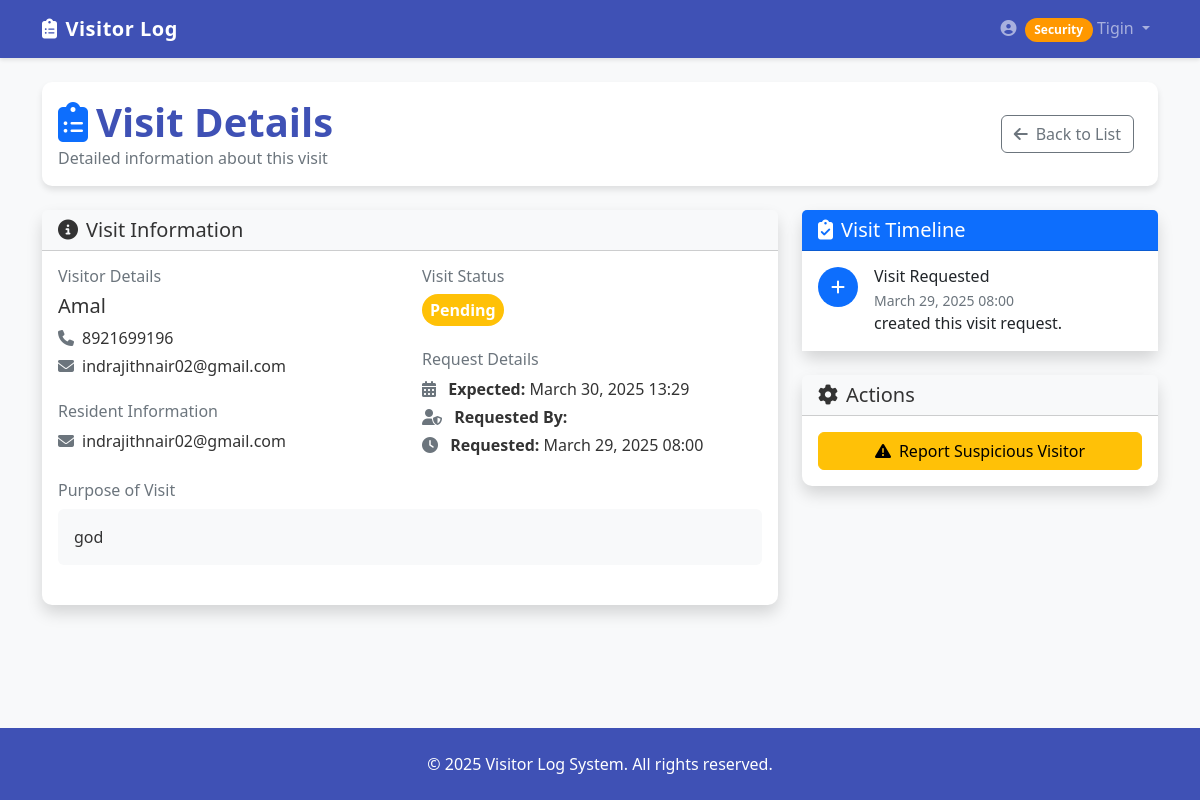
The page /visits/detail/5/ (signed in) on the database as committed earlier.
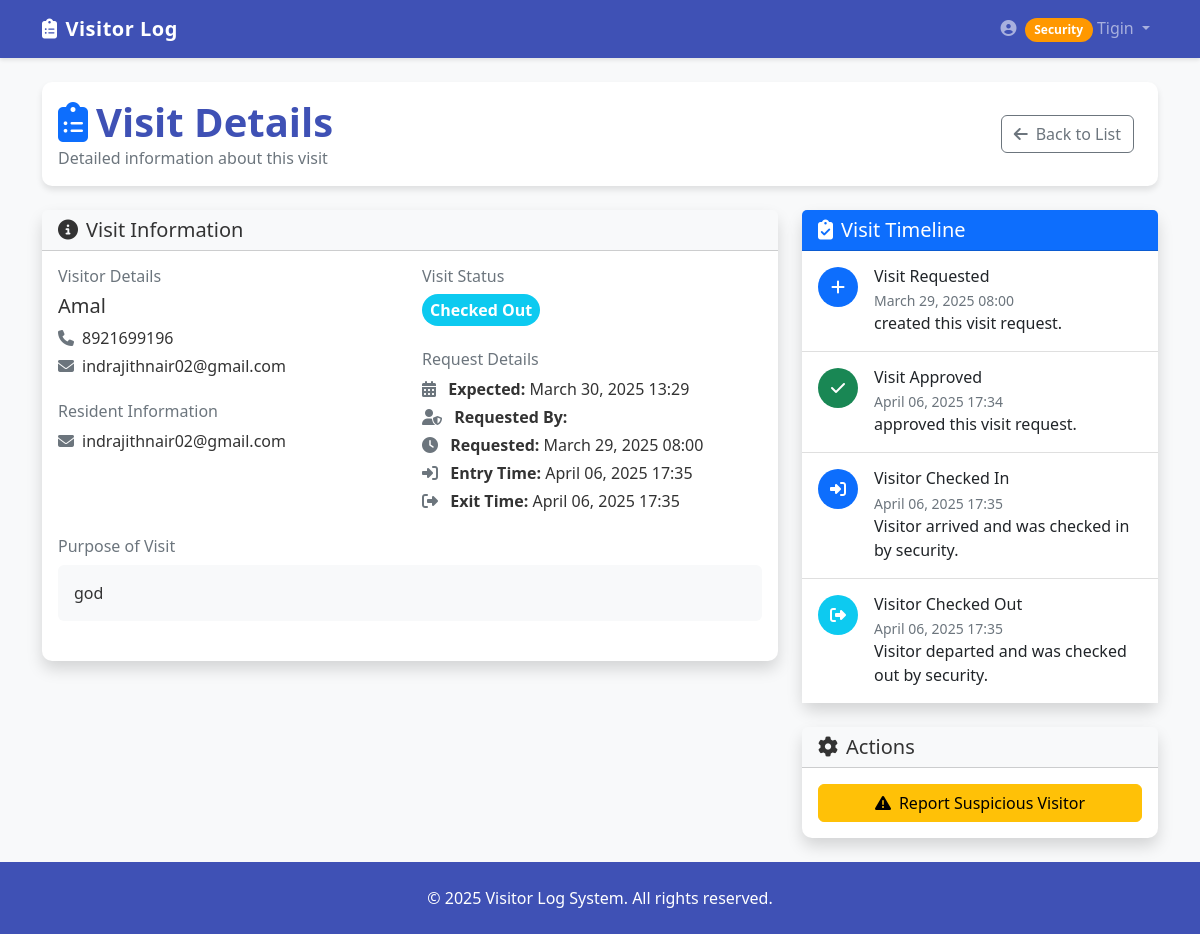
The same page on the database as committed later.
### visits/models.py (models this page shows, shortened)
class Visit(models.Model):
    STATUS_CHOICES = (
        ('PENDING', 'Pending'),
        ('APPROVED', 'Approved'),
        ('REJECTED', 'Rejected'),
        ('CHECKED_IN', 'Checked In'),
        ('CHECKED_OUT', 'Checked Out'),
        ('CANCELLED', 'Cancelled'),
    )
    resident = models.ForeignKey(
        settings.AUTH_USER_MODEL,
        on_delete=models.CASCADE,
        related_name='resident_visits',
        limit_choices_to={'role': 'RESIDENT'}
    )
    visitor_name = models.CharField(max_length=100)
    visitor_phone = models.CharField(max_length=20, blank=True, null=True)
    visitor_email = models.EmailField(blank=True, null=True)
    purpose = models.CharField(max_length=200)
    status = models.CharField(max_length=20, choices=STATUS_CHOICES, default='PENDING')
    requested_by = models.ForeignKey(
        settings.AUTH_USER_MODEL,
        on_delete=models.CASCADE,
        related_name='requested_visits',
        limit_choices_to={'role': 'SECURITY'},
        null=True,  # Make this field optional to fix the issue
        blank=True
    )
    requested_at = models.DateTimeField(auto_now_add=True)
    expected_arrival = models.DateTimeField(null=True, blank=True)
    entry_time = models.DateTimeField(null=True, blank=True)
    exit_time = models.DateTimeField(null=True, blank=True)
    approval_time = models.DateTimeField(null=True, blank=True)
    rejection_reason = models.TextField(blank=True, null=True)
    notes = models.TextField(blank=True, null=True)
    class Meta:
        ordering = ['-requested_at']

### users/models.py (models this page shows, shortened)
class CustomUser(AbstractUser):
    class Role(models.TextChoices):
        ADMIN = 'ADMIN', 'Admin'
        RESIDENT = 'RESIDENT', 'Resident'
        SECURITY = 'SECURITY', 'Security'
    role = models.CharField(
        max_length=10,
        choices=Role.choices,
        default=Role.RESIDENT
    )

### users/views.py (the view)
        def wrapper(request, *args, **kwargs):
            if request.user.is_authenticated and request.user.role in allowed_roles:
                return view_func(request, *args, **kwargs)
            messages.error(request, 'You do not have permission to access this page.')
            return redirect('dashboard')

### users/views.py (called while the page is built)
def role_required(allowed_roles):
    def decorator(view_func):
        def wrapper(request, *args, **kwargs):
            if request.user.is_authenticated and request.user.role in allowed_roles:
                return view_func(request, *args, **kwargs)
            messages.error(request, 'You do not have permission to access this page.')
            return redirect('dashboard')
        return wrapper
    return decorator

### visits/views.py (called while the page is built)
@login_required
@role_required(['SECURITY'])
def visit_detail(request, pk):
    visit = get_object_or_404(Visit, pk=pk)
    return render(request, 'visits/visit_detail.html', {
        'visit': visit,
        'title': f'Visit: {visit.visitor_name}'
    })

### visits/templates/visits/visit_detail.html (shortened to what the changed rows need)
{% extends "base.html" %}
{% load static %}
{% block content %}
<div class="container">
    <div class="row mb-4">
        <div class="col-12">
            <div class="card">
                <div class="card-body d-flex justify-content-between align-items-center">
                    <div>
                        <h1 class="card-title mb-0">
                            <i class="fas fa-clipboard-list text-primary me-2"></i>Visit Details
                        </h1>
                    </div>
                </div>
            </div>
        </div>
    </div>
    <div class="row">
        <div class="col-md-8">
            <div class="card shadow mb-4">
                <div class="card-body">
                    <div class="row">
                        <div class="col-md-6">
                            <div class="mb-4">
                                <h6 class="text-muted mb-2">Visitor Details</h6>
                                <h5>{{ visit.visitor_name }}</h5>
                                {% if visit.visitor_phone %}
                                    <p class="mb-1">
                                        <i class="fas fa-phone text-secondary me-2"></i>{{ visit.visitor_phone }}
                                    </p>
                                {% endif %}
                                {% if visit.visitor_email %}
                                    <p class="mb-1">
                                        <i class="fas fa-envelope text-secondary me-2"></i>{{ visit.visitor_email }}
                                    </p>
                                {% endif %}
                            </div>
                            <div class="mb-4">
                                <h6 class="text-muted mb-2">Resident Information</h6>
                                <p class="mb-1">
                                    <i class="fas fa-envelope text-secondary me-2"></i>{{ visit.resident.email }}
                                </p>
                            </div>
                        </div>
                        <div class="col-md-6">
                            <div class="mb-4">
                                <div class="d-flex align-items-center">
                                    {% if visit.status == 'PENDING' %}
                                        <div class="badge bg-warning p-2 fs-6">Pending</div>
                                    {% elif visit.status == 'APPROVED' %}
                                        <div class="badge bg-success p-2 fs-6">Approved</div>
                                    {% elif visit.status == 'REJECTED' %}
                                        <div class="badge bg-danger p-2 fs-6">Rejected</div>
                                    {% elif visit.status == 'CHECKED_IN' %}
                                        <div class="badge bg-primary p-2 fs-6">Checked In</div>
                                    {% elif visit.status == 'CHECKED_OUT' %}
                                        <div class="badge bg-info p-2 fs-6">Checked Out</div>
                                    {% elif visit.status == 'CANCELLED' %}
                                        <div class="badge bg-secondary p-2 fs-6">Cancelled</div>
                                    {% endif %}
                                </div>
                            </div>
                            <div class="mb-4">
                                <h6 class="text-muted mb-2">Request Details</h6>
                                <p class="mb-1">
                                    <i class="fas fa-calendar-alt text-secondary me-2"></i>
                                    <strong>Expected:</strong>
                                    {{ visit.expected_arrival|date:"F d, Y H:i" }}
                                </p>
                                <p class="mb-1">
                                    <i class="fas fa-user-shield text-secondary me-2"></i>
                                    <strong>Requested By:</strong>
                                </p>
                                <p class="mb-1">
                                    <i class="fas fa-clock text-secondary me-2"></i>
                                    <strong>Requested:</strong>
                                    {{ visit.requested_at|date:"F d, Y H:i" }}
                                </p>
                                {% if visit.entry_time %}
                                    <p class="mb-1">
                                        <i class="fas fa-sign-in-alt text-secondary me-2"></i>
                                        <strong>Entry Time:</strong>
                                        {{ visit.entry_time|date:"F d, Y H:i" }}
                                    </p>
                                {% endif %}
                                {% if visit.exit_time %}
                                    <p class="mb-1">
                                        <i class="fas fa-sign-out-alt text-secondary me-2"></i>
                                        <strong>Exit Time:</strong>
                                        {{ visit.exit_time|date:"F d, Y H:i" }}
                                    </p>
                                {% endif %}
                            </div>
                        </div>
                    </div>
                    <div class="mb-4">
                        <h6 class="text-muted mb-2">Purpose of Visit</h6>
                        <div class="p-3 bg-light rounded">{{ visit.purpose }}</div>
                    </div>
                </div>
            </div>
        </div>
        <div class="col-md-4">
            <div class="card shadow mb-4">
                <div class="card-body p-0">
                    <ul class="list-group list-group-flush">
                        <li class="list-group-item py-3">
                            <div class="d-flex">
                                <div class="ms-3">
                                    <h6 class="mb-1">Visit Requested</h6>
                                    <p class="text-muted mb-0 small">{{ visit.requested_at|date:"F d, Y H:i" }}</p>
                                    <p class="mb-0">{{ visit.requested_by.get_full_name }} created this visit request.</p>
                                </div>
                            </div>
                        </li>
                        {% if visit.status != 'PENDING' %}
                            <li class="list-group-item py-3">
                                <div class="d-flex">
                                    <div class="timeline-icon {% if visit.status == 'APPROVED' or visit.status == 'CHECKED_IN' or visit.status == 'CHECKED_OUT' %}bg-success{% else %}bg-danger{% endif %} text-white">
                                        <i class="fas {% if visit.status == 'APPROVED' or visit.status == 'CHECKED_IN' or visit.status == 'CHECKED_OUT' %}fa-check{% else %}fa-times{% endif %}"></i>
                                    </div>
                                    <div class="ms-3">
                                        <h6 class="mb-1">Visit {% if visit.status == 'APPROVED' or visit.status == 'CHECKED_IN' or visit.status == 'CHECKED_OUT' %}Approved{% else %}Rejected{% endif %}</h6>
                                        <p class="text-muted mb-0 small">{{ visit.approval_time|date:"F d, Y H:i" }}</p>
                                        <p class="mb-0">{{ visit.resident.get_full_name }} {% if visit.status == 'APPROVED' or visit.status == 'CHECKED_IN' or visit.status == 'CHECKED_OUT' %}approved{% else %}rejected{% endif %} this visit request.</p>
                                    </div>
                                </div>
                            </li>
                        {% endif %}
                        {% if visit.entry_time %}
                            <li class="list-group-item py-3">
                                <div class="d-flex">
                                    <div class="timeline-icon bg-primary text-white">
                                        <i class="fas fa-sign-in-alt"></i>
                                    </div>
                                    <div class="ms-3">
                                        <h6 class="mb-1">Visitor Checked In</h6>
                                        <p class="text-muted mb-0 small">{{ visit.entry_time|date:"F d, Y H:i" }}</p>
                                        <p class="mb-0">Visitor arrived and was checked in by security.</p>
                                    </div>
                                </div>
                            </li>
                        {% endif %}
                        {% if visit.exit_time %}
                            <li class="list-group-item py-3">
                                <div class="d-flex">
                                    <div class="timeline-icon bg-info text-white">
                                        <i class="fas fa-sign-out-alt"></i>
                                    </div>
                                    <div class="ms-3">
                                        <h6 class="mb-1">Visitor Checked Out</h6>
                                        <p class="text-muted mb-0 small">{{ visit.exit_time|date:"F d, Y H:i" }}</p>
                                        <p class="mb-0">Visitor departed and was checked out by security.</p>
                                    </div>
                                </div>
                            </li>
                        {% endif %}
                    </ul>
                </div>
            </div>
        </div>
    </div>
</div>
{% endblock %}

Rows that differ between the two databases and show on the page:
changed Visit "Amal": status "PENDING" → "CHECKED_OUT" (drawn); entry_time (not shown) → "April 06, 2025 17:35"; exit_time (not shown) → "April 06, 2025 17:35"; approval_time (not shown) → "April 06, 2025 17:34"
Other text that changed with them:
text no longer shown: "Pending"
text now shown: "Checked Out Entry Time: Exit Time: Visit Approved approved this visit request. Visitor Checked In Visitor arrived and was checked in by security. Visitor Checked Out Visitor departed and was checked out by security."
